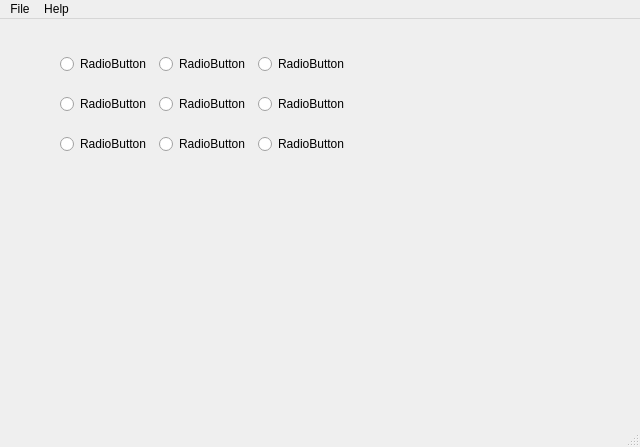
<?xml version="1.0" encoding="UTF-8"?>
<ui version="4.0">
 <class>MainWindow</class>
 <widget class="QMainWindow" name="MainWindow">
  <property name="geometry">
   <rect>
    <x>0</x>
    <y>0</y>
    <width>640</width>
    <height>447</height>
   </rect>
  </property>
  <property name="windowTitle">
   <string>MainWindow</string>
  </property>
  <widget class="QWidget" name="centralwidget">
   <widget class="QWidget" name="horizontalLayoutWidget">
    <property name="geometry">
     <rect>
      <x>60</x>
      <y>30</y>
      <width>291</width>
      <height>31</height>
     </rect>
    </property>
    <layout class="QHBoxLayout" name="horizontalLayout">
     <item>
      <widget class="QRadioButton" name="radioButton">
       <property name="text">
        <string>RadioButton</string>
       </property>
      </widget>
     </item>
     <item>
      <widget class="QRadioButton" name="radioButton_2">
       <property name="text">
        <string>RadioButton</string>
       </property>
      </widget>
     </item>
     <item>
      <widget class="QRadioButton" name="radioButton_3">
       <property name="text">
        <string>RadioButton</string>
       </property>
      </widget>
     </item>
    </layout>
   </widget>
   <widget class="QWidget" name="horizontalLayoutWidget_2">
    <property name="geometry">
     <rect>
      <x>60</x>
      <y>70</y>
      <width>291</width>
      <height>31</height>
     </rect>
    </property>
    <layout class="QHBoxLayout" name="horizontalLayout_2">
     <item>
      <widget class="QRadioButton" name="radioButton_4">
       <property name="text">
        <string>RadioButton</string>
       </property>
      </widget>
     </item>
     <item>
      <widget class="QRadioButton" name="radioButton_5">
       <property name="text">
        <string>RadioButton</string>
       </property>
      </widget>
     </item>
     <item>
      <widget class="QRadioButton" name="radioButton_6">
       <property name="text">
        <string>RadioButton</string>
       </property>
      </widget>
     </item>
    </layout>
   </widget>
   <widget class="QWidget" name="horizontalLayoutWidget_3">
    <property name="geometry">
     <rect>
      <x>60</x>
      <y>110</y>
      <width>291</width>
      <height>31</height>
     </rect>
    </property>
    <layout class="QHBoxLayout" name="horizontalLayout_3">
     <item>
      <widget class="QRadioButton" name="radioButton_8">
       <property name="text">
        <string>RadioButton</string>
       </property>
      </widget>
     </item>
     <item>
      <widget class="QRadioButton" name="radioButton_7">
       <property name="text">
        <string>RadioButton</string>
       </property>
      </widget>
     </item>
     <item>
      <widget class="QRadioButton" name="radioButton_9">
       <property name="text">
        <string>RadioButton</string>
       </property>
      </widget>
     </item>
    </layout>
   </widget>
  </widget>
  <widget class="QMenuBar" name="menubar">
   <property name="geometry">
    <rect>
     <x>0</x>
     <y>0</y>
     <width>640</width>
     <height>18</height>
    </rect>
   </property>
   <widget class="QMenu" name="menuHelp">
    <property name="title">
     <string>Help</string>
    </property>
    <addaction name="actionAbout"/>
   </widget>
   <widget class="QMenu" name="menuFile">
    <property name="title">
     <string>File</string>
    </property>
    <addaction name="separator"/>
    <addaction name="actionExit"/>
   </widget>
   <addaction name="menuFile"/>
   <addaction name="menuHelp"/>
  </widget>
  <widget class="QStatusBar" name="statusbar"/>
  <action name="actionAbout">
   <property name="checkable">
    <bool>true</bool>
   </property>
   <property name="icon">
    <iconset>
     <normaloff>../icons/devdungeon32x32.png</normaloff>../icons/devdungeon32x32.png</iconset>
   </property>
   <property name="text">
    <string>About</string>
   </property>
  </action>
  <action name="actionExit">
   <property name="text">
    <string>Exit</string>
   </property>
   <property name="statusTip">
    <string>Exit the application.</string>
   </property>
   <property name="whatsThis">
    <string>Exit the application.</string>
   </property>
   <property name="shortcut">
    <string>Ctrl+Q</string>
   </property>
  </action>
 </widget>
 <resources/>
 <connections>
  <connection>
   <sender>actionExit</sender>
   <signal>triggered()</signal>
   <receiver>MainWindow</receiver>
   <slot>close()</slot>
   <hints>
    <hint type="sourcelabel">
     <x>-1</x>
     <y>-1</y>
    </hint>
    <hint type="destinationlabel">
     <x>319</x>
     <y>223</y>
    </hint>
   </hints>
  </connection>
 </connections>
</ui>
